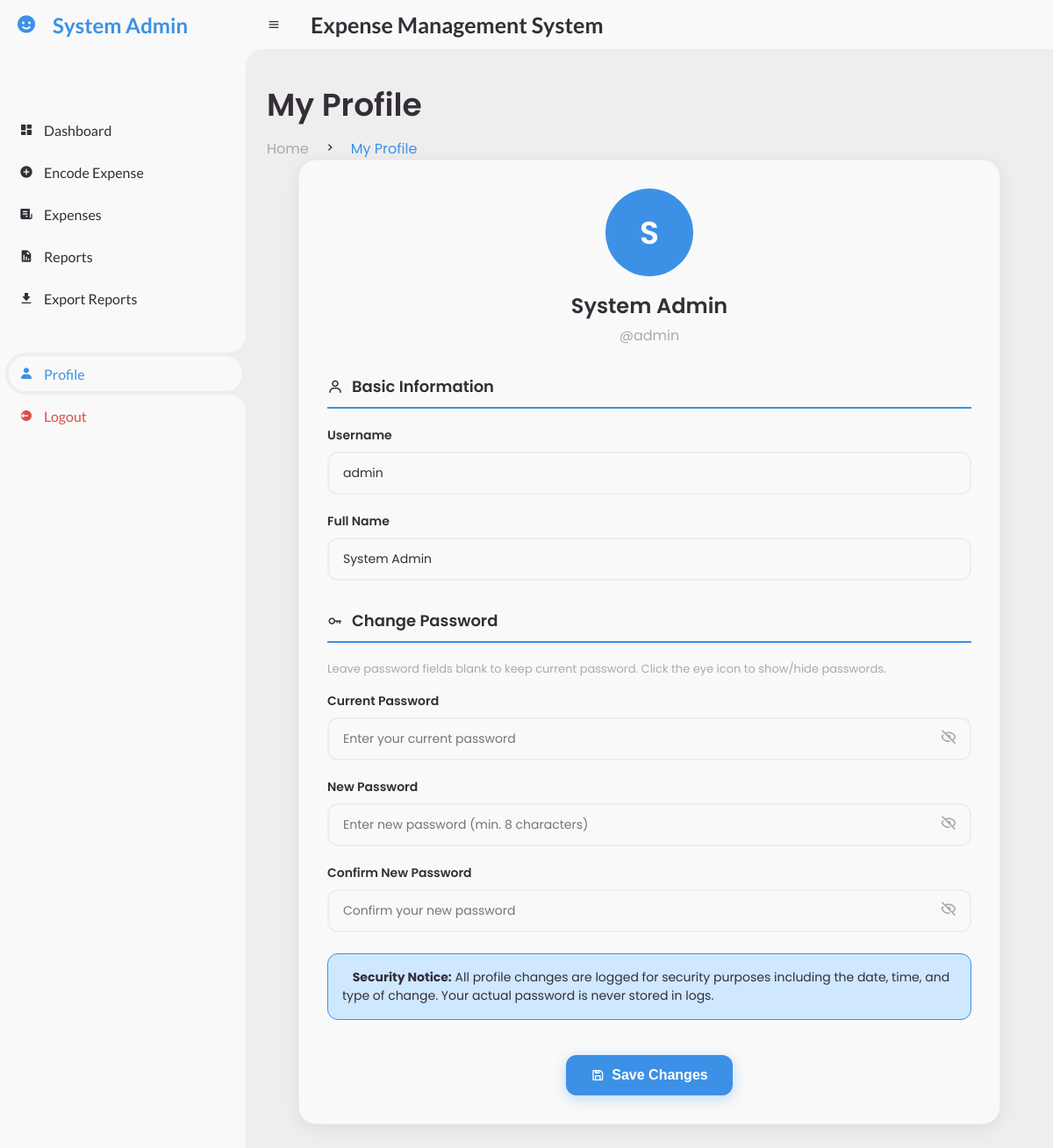
The app's page /encoder/profile.php (signed in) with its own data.
### tables this page shows
CREATE TABLE IF NOT EXISTS users (
    id INT AUTO_INCREMENT PRIMARY KEY,
    username VARCHAR(50) UNIQUE NOT NULL,
    password VARCHAR(255) NOT NULL,
    full_name VARCHAR(100) NOT NULL,
    role ENUM('admin', 'encoder') NOT NULL,
    created_at DATETIME DEFAULT CURRENT_TIMESTAMP
);

### encoder/profile.php (the view, shortened to what this page needs)
<?php
require_once '../includes/db.php';
$user_id = $_SESSION['user_id'];
$stmt = $conn->prepare("SELECT id, username, full_name FROM users WHERE id = ?");
$stmt->execute([$user_id]);
$user = $stmt->fetch(PDO::FETCH_ASSOC);
?>
<!DOCTYPE html>
<html lang="en">
<head>
    <link href='https://unpkg.com/boxicons@2.0.9/css/boxicons.min.css' rel='stylesheet'>
    <link rel="stylesheet" href="../assets/css/style.css">
</head>
<body>
    <section id="sidebar">
        <a href="#" class="brand">
            <i class='bx bxs-smile'></i>
            <span class="text"><?php echo htmlspecialchars($_SESSION['full_name']); ?></span>
        </a>
        <ul class="side-menu top">
            <li>
                <a href="dashboard.php">
                    <i class='bx bxs-dashboard'></i>
                    <span class="text">Dashboard</span>
                </a>
            </li>
            <li>
                <a href="encode.php">
                    <i class='bx bxs-plus-circle'></i>
                    <span class="text">Encode Expense</span>
                </a>
            </li>
            <li>
                <a href="my_expenses.php">
                    <i class='bx bxs-receipt'></i>
                    <span class="text">Expenses</span>
                </a>
            </li>
            <li>
                <a href="reports.php">
                    <i class='bx bxs-report'></i>
                    <span class="text">Reports</span>
                </a>
            </li>
            <li>
                <a href="export.php">
                    <i class='bx bxs-download'></i>
                    <span class="text">Export Reports</span>
                </a>
            </li>
            <br><br>
            <li class="active">
                <a href="profile.php">
                    <i class='bx bxs-user'></i>
                    <span class="text">Profile</span>
                </a>
            </li>
            <li>
                <a href="../logout.php" class="logout">
                    <i class='bx bxs-log-out-circle'></i>
                    <span class="text">Logout</span>
                </a>
            </li>
        </ul>
    </section>
    <section id="content">
        <nav>
            <i class='bx bx-menu'></i>
            <span class="nav-text">Expense Management System</span>
        </nav>
        <main>
            <div class="head-title">
                <div class="left">
                    <h1>My Profile</h1>
                    <ul class="breadcrumb">
                        <li>
                            <a href="dashboard.php">Home</a>
                        </li>
                        <li><i class='bx bx-chevron-right'></i></li>
                        <li>
                            <a class="active" href="#">My Profile</a>
                        </li>
                    </ul>
                </div>
            </div>
            <div class="profile-container">
                <div class="profile-header">
                    <div class="profile-avatar">
                        <?php echo substr($user['full_name'], 0, 1); ?>
                    </div>
                    <h2><?php echo htmlspecialchars($user['full_name']); ?></h2>
                    <p>@<?php echo htmlspecialchars($user['username']); ?></p>
                </div>
                <form method="POST" action="profile.php">
                    <div class="form-section">
                        <h3><i class='bx bx-user'></i> Basic Information</h3>
                        <div class="form-group">
                            <label for="username">Username</label>
                            <input type="text" id="username" name="username" class="form-control"
                                   value="<?php echo htmlspecialchars($user['username']); ?>"
                                   required oninput="checkUsername()">
                        </div>
                        <div class="form-group">
                            <label for="full_name">Full Name</label>
                            <input type="text" id="full_name" name="full_name" class="form-control"
                                   value="<?php echo htmlspecialchars($user['full_name']); ?>" required>
                        </div>
                    </div>
                    <div class="form-section">
                        <h3><i class='bx bx-key'></i> Change Password</h3>
                        <p class="password-help">Leave password fields blank to keep current password. Click the eye icon to show/hide passwords.</p>
                        <div class="form-group">
                            <label for="current_password">Current Password</label>
                            <div class="password-input-group">
                                <input type="password" id="current_password" name="current_password" class="form-control"
                                       placeholder="Enter your current password">
                                <button type="button" class="password-toggle" onclick="togglePassword('current_password')">
                                    <i class='bx bx-hide' id="current_password_icon"></i>
                                </button>
                            </div>
                        </div>
                        <div class="form-group">
                            <label for="new_password">New Password</label>
                            <div class="password-input-group">
                                <input type="password" id="new_password" name="new_password" class="form-control"
                                       placeholder="Enter new password (min. 8 characters)"
                                       oninput="checkPasswordStrength()">
                                <button type="button" class="password-toggle" onclick="togglePassword('new_password')">
                                    <i class='bx bx-hide' id="new_password_icon"></i>
                                </button>
                            </div>
                        </div>
                        <div class="form-group">
                            <label for="confirm_password">Confirm New Password</label>
                            <div class="password-input-group">
                                <input type="password" id="confirm_password" name="confirm_password" class="form-control"
                                       placeholder="Confirm your new password"
                                       oninput="checkPasswordMatch()">
                                <button type="button" class="password-toggle" onclick="togglePassword('confirm_password')">
                                    <i class='bx bx-hide' id="confirm_password_icon"></i>
                                </button>
                            </div>
                        </div>
                        <div class="security-notice">
                            <strong>Security Notice:</strong> All profile changes are logged for security purposes including the date, time, and type of change. Your actual password is never stored in logs.
                        </div>
                    </div>
                    <div class="form-actions">
                        <button type="submit" class="btn-save">
                            <i class='bx bx-save'></i> Save Changes
                        </button>
                    </div>
                </form>
            </div>
        </main>
    </section>
</body>
</html>

### assets/css/style.css (style rules this page uses)
* { margin: 0; padding: 0; box-sizing: border-box; }
a { text-decoration: none; }
li { list-style: none; }
:root { --poppins: 'Poppins', sans-serif; --lato: 'Lato', sans-serif; --light: #F9F9F9; --blue: #3C91E6; --light-blue: #CFE8FF; --grey: #eee; --dark-grey: #AAAAAA; --dark: #342E37; --red: #DB504A; --yellow: #FFCE26; --light-yellow: #FFF2C6; --orange: #FD7238; --light-orange: #FFE0D3; }
html { overflow-x: hidden; }
body { background: var(--grey); overflow-x: hidden; }
#sidebar { position: fixed; top: 0; left: 0; width: 280px; height: 100%; background: var(--light); z-index: 2000; font-family: var(--lato); transition: .3s ease; overflow-x: hidden; scrollbar-width: none; }
#sidebar .brand { font-size: 24px; font-weight: 700; height: 56px; display: flex; align-items: center; color: var(--blue); position: sticky; top: 0; left: 0; background: var(--light); z-index: 500; padding-bottom: 20px; box-sizing: content-box; }
#sidebar .brand .bx { min-width: 60px; display: flex; justify-content: center; }
#sidebar .side-menu { width: 100%; margin-top: 48px; }
#sidebar .side-menu li { height: 48px; background: transparent; margin-left: 6px; border-radius: 48px 0 0 48px; padding: 4px; }
#sidebar .side-menu li.active { background: var(--grey); position: relative; }
#sidebar .side-menu li.active::before { content: ''; position: absolute; width: 40px; height: 40px; border-radius: 50%; top: -40px; right: 0; box-shadow: 20px 20px 0 var(--grey); z-index: -1; }
#sidebar .side-menu li.active::after { content: ''; position: absolute; width: 40px; height: 40px; border-radius: 50%; bottom: -40px; right: 0; box-shadow: 20px -20px 0 var(--grey); z-index: -1; }
#sidebar .side-menu li a { width: 100%; height: 100%; background: var(--light); display: flex; align-items: center; border-radius: 48px; font-size: 16px; color: var(--dark); white-space: nowrap; overflow-x: hidden; }
#sidebar .side-menu.top li.active a { color: var(--blue); }
#sidebar .side-menu li a.logout { color: var(--red); }
#sidebar .side-menu li a .bx { min-width: calc(60px - ((4px + 6px) * 2)); display: flex; justify-content: center; }
#content { position: relative; width: calc(100% - 280px); left: 280px; transition: .3s ease; }
#content nav { height: 56px; background: var(--light); padding: 0 24px; display: flex; align-items: center; grid-gap: 24px; font-family: var(--lato); position: sticky; top: 0; left: 0; z-index: 1000; }
#content nav::before { content: ''; position: absolute; width: 40px; height: 40px; bottom: -40px; left: 0; border-radius: 50%; box-shadow: -20px -20px 0 var(--light); }
#content nav .bx.bx-menu { cursor: pointer; color: var(--dark); }
#content main { width: 100%; padding: 36px 24px; font-family: var(--poppins); max-height: calc(100vh - 56px); overflow-y: auto; }
#content main .head-title { display: flex; align-items: center; justify-content: space-between; grid-gap: 16px; flex-wrap: wrap; }
#content main .head-title .left h1 { font-size: 36px; font-weight: 600; margin-bottom: 10px; color: var(--dark); }
#content main .head-title .left .breadcrumb { display: flex; align-items: center; grid-gap: 16px; }
#content main .head-title .left .breadcrumb li { color: var(--dark); }
#content main .head-title .left .breadcrumb li a { color: var(--dark-grey); pointer-events: none; }
#content main .head-title .left .breadcrumb li a.active { color: var(--blue); pointer-events: unset; }

### records on screen
users: full_name "S", full_name "System Admin", username "admin"

### other values on screen
$_SESSION['full_name'] "System Admin"
